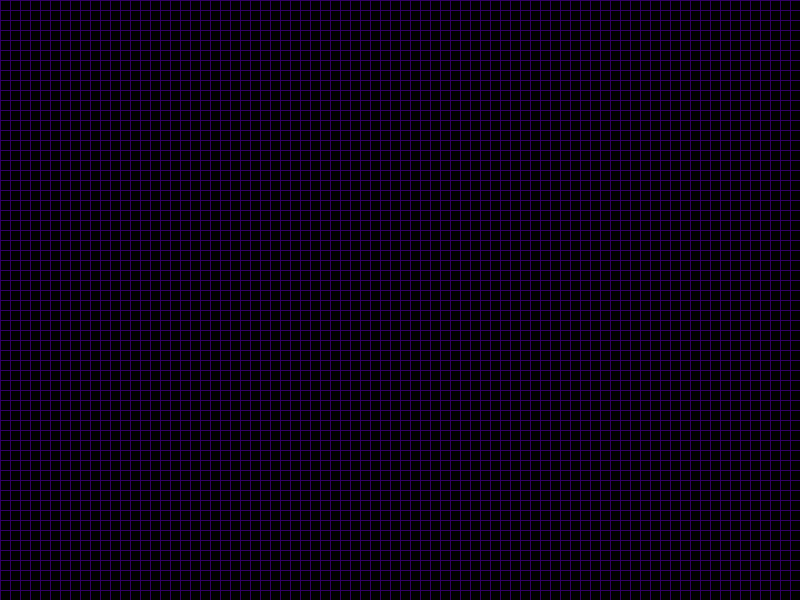
Frame 1 (no input)
Frame 60 (the mouse pressed at the canvas centre just before this capture): identical to frame 1, image omitted
Frame 120 (the mouse held since frame 60 and released just before this capture): identical to frame 1, image omitted

The Processing sketch that drew this single still picture (run headless with seeded random() and noise(); from frame 60 on, the mouse is pressed at the canvas centre):

// Processing sketch: main
// ── main.pde

final int NORMAL_FRAMERATE = 30;
final int INPUT_FRAMERATE = 120;

final int WIDTH = 800;
final int HEIGHT = 600;

final int INCREMENT = 10;

final int X_CELLS = WIDTH/INCREMENT; // 80
final int Y_CELLS = HEIGHT/INCREMENT; // 60

float[][] matrix = new float[X_CELLS][Y_CELLS];
float[][] oldMatrix = new float[X_CELLS][Y_CELLS];

boolean drawMode = false;


void setup()
{
  size(800, 600);
  
  stroke(50,0,100);
  
  frameRate(NORMAL_FRAMERATE);

}


void keyPressed()
{
  // d as for draw
  if (key == 'd')
  {
      drawMode = !drawMode;
      
      if (drawMode)
      {
        frameRate(INPUT_FRAMERATE);
        println("Draw mode activated");
      }
      else
      {
        frameRate(NORMAL_FRAMERATE);
        println("Draw mode deactivated");
      }
            
      delay(300);
  }
  
  
  
}


void getInputDrawing()
{
  if (mousePressed)
  {
    int x = mouseX / INCREMENT;
    int y = mouseY / INCREMENT;
    
    if (
      x > -1 && x < X_CELLS
      && y > -1 && y < Y_CELLS
      && matrix[x][y] < 5
      )
    {
      matrix[x][y] ++;
      oldMatrix[x][y] ++;
      
      fill(matrix[x][y] * 50);
      rect(x * INCREMENT, y * INCREMENT, INCREMENT, INCREMENT);
    }
  }
}


void draw()
{
  if (drawMode)
  {
    getInputDrawing();
  }
  else
  {
  
    for (int x = 0; x != X_CELLS; x++)
    {
      for (int y = 0; y != Y_CELLS; y++)
      {
        updateMatrix(x, y);
        
        //println(matrix[x][y] * 50);
        
        fill(oldMatrix[x][y] * 50);
        rect(x * INCREMENT, y * INCREMENT, INCREMENT, INCREMENT);
        
        oldMatrix[x][y] = matrix[x][y];
        
      }
    }
    
  }
}


void updateMatrix(int x, int y)
{    
  float nearCount = -1;
  
  for (int w = x-1; w != x+2; w++)
  {
     for (int h = y-1; h != y+2; h++)
     {
       if (
         w > -1 && h > -1 
         && w < X_CELLS && h < Y_CELLS
         )
       {
         nearCount += oldMatrix[w][h];
         if (
           oldMatrix[x][y] > 4
           && matrix[w][h] < 1
         )
         {
           matrix[w][y] += 0.2;
         }
       }
     }
  }
  

  if (nearCount >= 25 && matrix[x][y] < 5)
  {
    matrix[x][y] ++;
  }
  else if (nearCount <= 24 && matrix[x][y] > 0)
  {
    matrix[x][y] --;
  }
  
}
